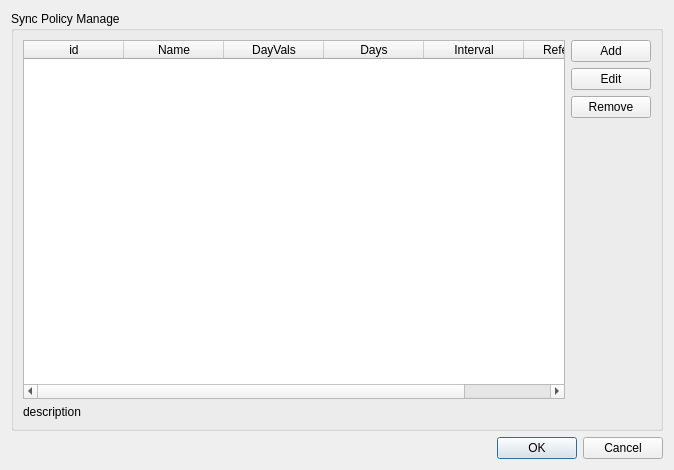
<?xml version="1.0" encoding="UTF-8"?>
<ui version="4.0">
 <class>OCC::PolicyRulesEditor</class>
 <widget class="QDialog" name="OCC::PolicyRulesEditor">
  <property name="geometry">
   <rect>
    <x>0</x>
    <y>0</y>
    <width>674</width>
    <height>470</height>
   </rect>
  </property>
  <property name="windowTitle">
   <string>Dialog</string>
  </property>
  <layout class="QGridLayout" name="gridLayout">
   <item row="0" column="0">
    <widget class="QGroupBox" name="groupBox">
     <property name="title">
      <string>Sync Policy Manage</string>
     </property>
     <layout class="QGridLayout" name="gridLayout_2">
      <item row="4" column="0">
       <widget class="QLabel" name="descPolicyRulesLabel">
        <property name="text">
         <string>description</string>
        </property>
       </widget>
      </item>
      <item row="3" column="1">
       <spacer name="verticalSpacer">
        <property name="orientation">
         <enum>Qt::Vertical</enum>
        </property>
        <property name="sizeHint" stdset="0">
         <size>
          <width>20</width>
          <height>279</height>
         </size>
        </property>
       </spacer>
      </item>
      <item row="2" column="1">
       <widget class="QPushButton" name="rmPolicyRulePushButton">
        <property name="text">
         <string>Remove</string>
        </property>
       </widget>
      </item>
      <item row="0" column="1">
       <widget class="QPushButton" name="addPolicyRulePushButton">
        <property name="text">
         <string>Add</string>
        </property>
       </widget>
      </item>
      <item row="0" column="0" rowspan="4">
       <widget class="QTableWidget" name="policyRulesTableWidget">
        <column>
         <property name="text">
          <string>id</string>
         </property>
        </column>
        <column>
         <property name="text">
          <string>Name</string>
         </property>
        </column>
        <column>
         <property name="text">
          <string>DayVals</string>
         </property>
        </column>
        <column>
         <property name="text">
          <string>Days</string>
         </property>
        </column>
        <column>
         <property name="text">
          <string>Interval</string>
         </property>
        </column>
        <column>
         <property name="text">
          <string>Referenced</string>
         </property>
        </column>
       </widget>
      </item>
      <item row="1" column="1">
       <widget class="QPushButton" name="editPolicyRulesPushButton">
        <property name="text">
         <string>Edit</string>
        </property>
       </widget>
      </item>
     </layout>
    </widget>
   </item>
   <item row="1" column="0">
    <widget class="QDialogButtonBox" name="policyRulesButtonBox">
     <property name="orientation">
      <enum>Qt::Horizontal</enum>
     </property>
     <property name="standardButtons">
      <set>QDialogButtonBox::Cancel|QDialogButtonBox::Ok</set>
     </property>
    </widget>
   </item>
  </layout>
 </widget>
 <resources/>
 <connections>
  <connection>
   <sender>policyRulesButtonBox</sender>
   <signal>accepted()</signal>
   <receiver>OCC::PolicyRulesEditor</receiver>
   <slot>accept()</slot>
   <hints>
    <hint type="sourcelabel">
     <x>248</x>
     <y>254</y>
    </hint>
    <hint type="destinationlabel">
     <x>157</x>
     <y>274</y>
    </hint>
   </hints>
  </connection>
  <connection>
   <sender>policyRulesButtonBox</sender>
   <signal>rejected()</signal>
   <receiver>OCC::PolicyRulesEditor</receiver>
   <slot>reject()</slot>
   <hints>
    <hint type="sourcelabel">
     <x>316</x>
     <y>260</y>
    </hint>
    <hint type="destinationlabel">
     <x>286</x>
     <y>274</y>
    </hint>
   </hints>
  </connection>
 </connections>
</ui>
